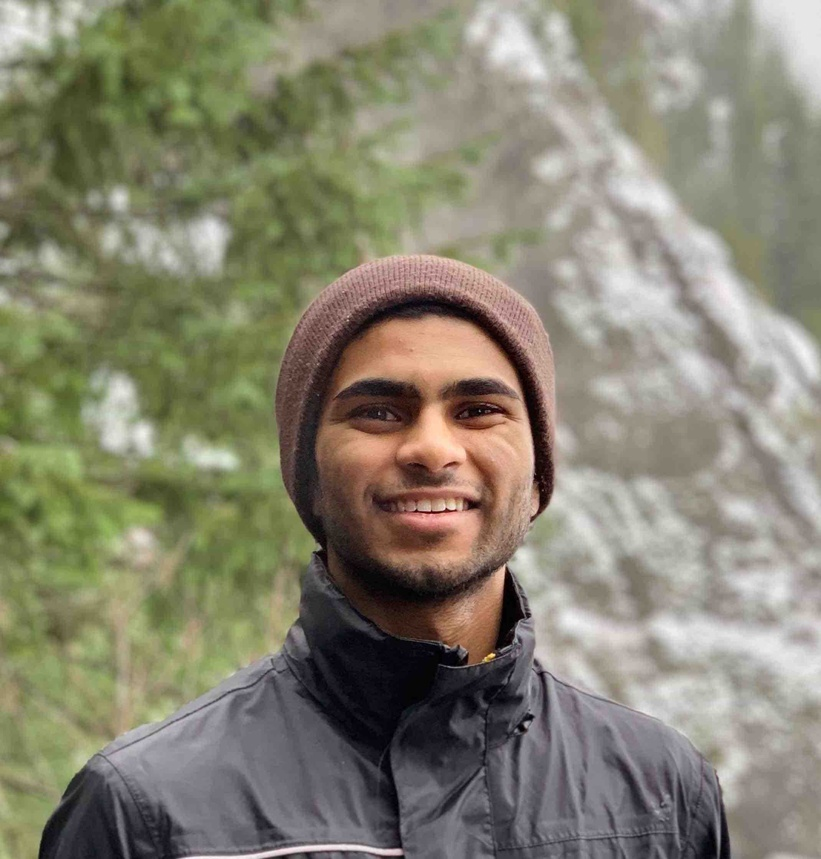
%> input picture hw4/more_cropped.jpg, 821 x 859 px, shrunk from 2140 x 2239 before the run
$ octave problem2.m   (GNU Octave 9; MATLAB toolbox functions it lacks are replaced by stand-ins)
%> lines starting %> are read from the running program, lines starting %| are printed output that depends on the picture
close all;
clear all;
clc;

yg = imread('more_cropped.jpg');
%> yg is the input picture: size 859x821x3 uint8; mean R, G, B 134.7, 131.5, 113.1
gray_yg = rgb2gray(yg);
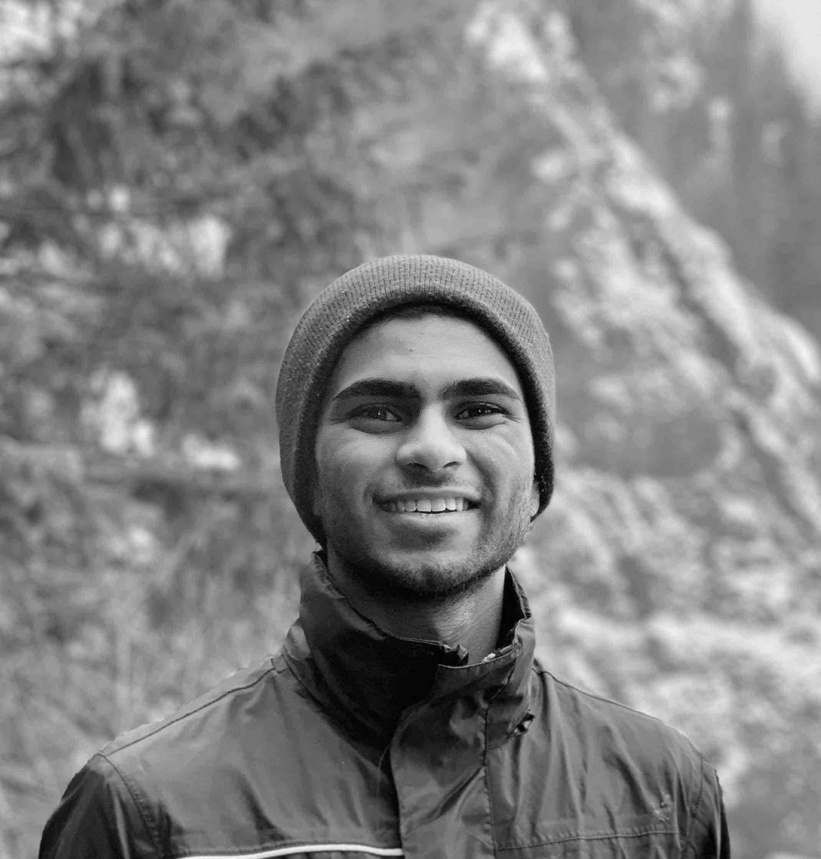
%> gray_yg: size 859x821 uint8; min 0, max 248, mean 130.3
imshow(gray_yg);
db_gray_yg = double(gray_yg);
imshow(uint8(db_gray_yg));

% Decompose with SVD
[U,S,V]=svd(db_gray_yg);

% Arrays to record number of singular values (k) and error
dispEr = [];
numSVals = [];

for k=[5,10,25,50,75,100]
    figure();
    buffer = sprintf('Image output using %d singular values', k);

    % Construct and display image with singular values
    D = U(:,1:k)*S(1:k,1:k)*V(:,1:k)';
    imshow(uint8(D));

    % Compute error
    error=sum(sum((db_gray_yg-D).^2));

    % store vals for display
    dispEr = [dispEr; error];
    numSVals = [numSVals; k];
end
%> this loop made 6 passes
%> (error, dispEr) on passes 1 to 5: (380178663.2, 380178663.2), (197035566.9, [380178663.2; 197035566.9]), (64702037.2, [380178663.2; 197035566.9; 64702037.2]), (20876571.8, [380178663.2; 197035566.9; 64702037.2; 20876571.8]), (10870032, [380178663.2; 197035566.9; 64702037.2; 20876571.8; 10870032])
%> error on pass 6: 6810982.6
%> pass 1, `imshow(uint8(D));`:
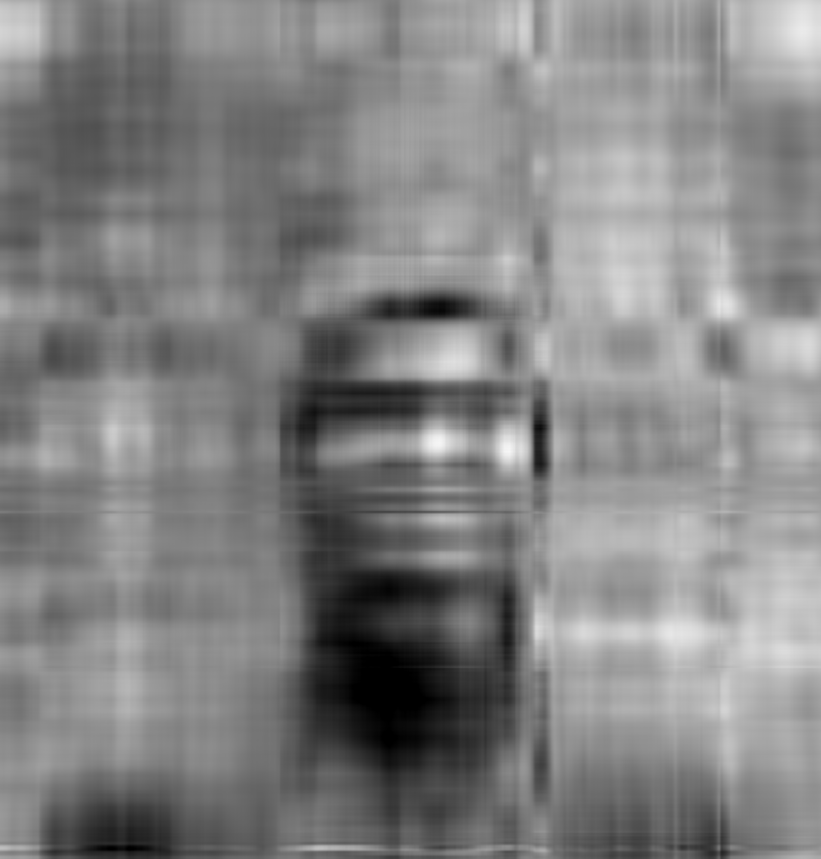
%> displayed picture: size 859x821, on the screen's scale of 0 to 255; min 0, max 246, mean 130.3
%> pass 2, `imshow(uint8(D));`:
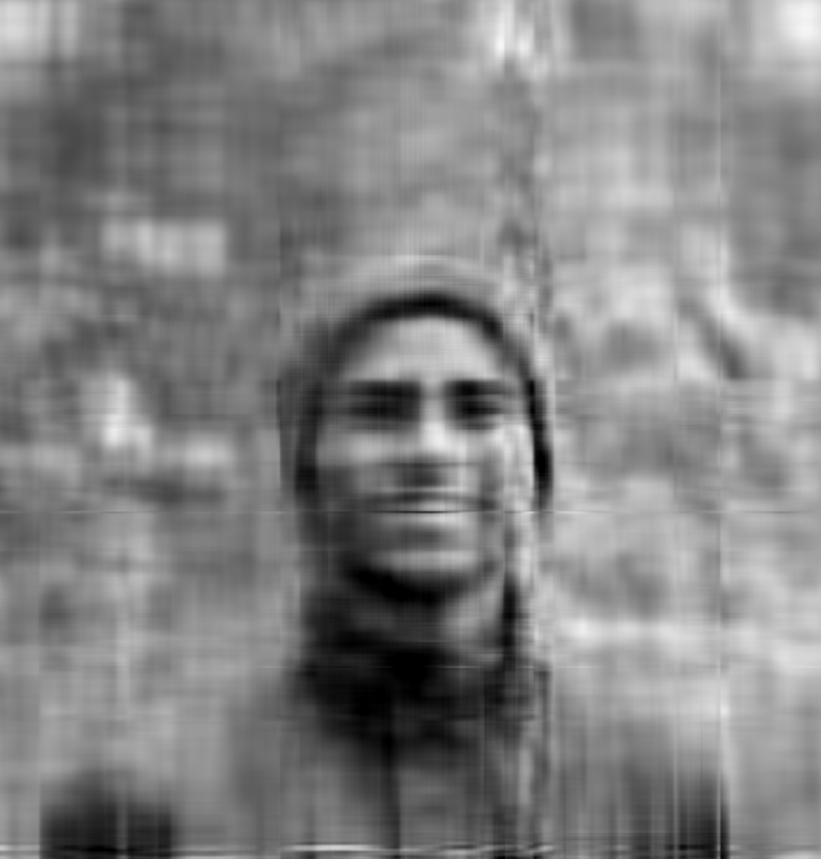
%> displayed picture: size 859x821, on the screen's scale of 0 to 255; min 0, max 246, mean 130.3; mean of the top-left, top-right, bottom-left and bottom-right quarters 118.6, 157.2, 109.5, 136.1
%> after the loop, numSVals = [5; 10; 25; 50; 75; 100]

% dislay the error graph
figure;
title('Error in compression');
plot(numSVals, dispEr);
grid on
xlabel('Number of Singular Values used');
ylabel('Error between compress and original image');
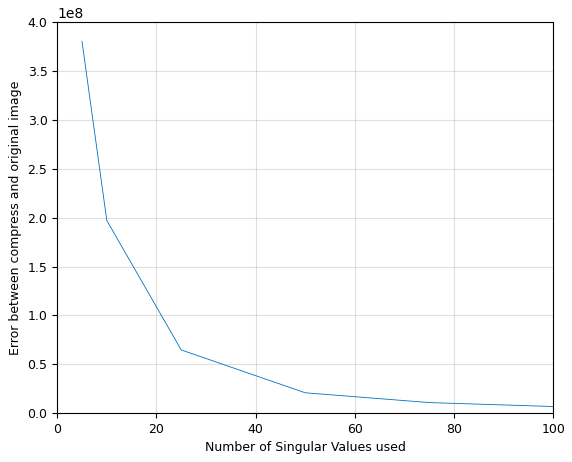
%> figure redrawn from the program's plot data
